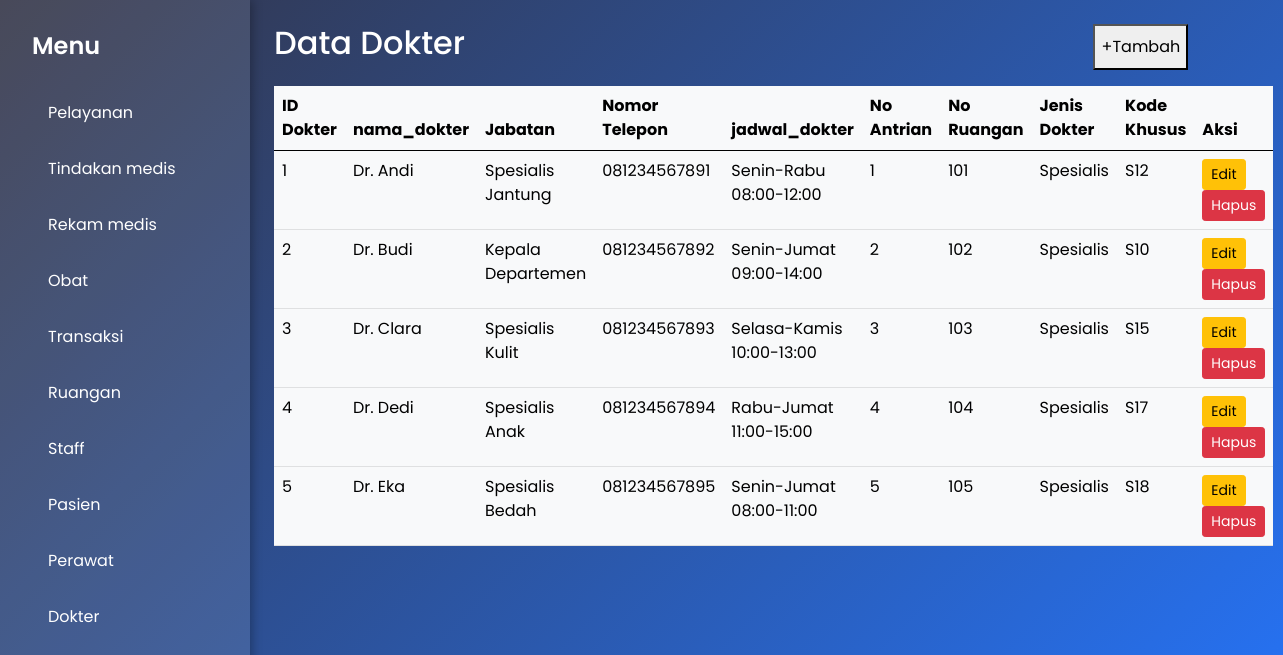
Screenshot of /dokter.php with the database file from the repository.
### tables this page shows
CREATE TABLE `dokter` (
  `id` int(11) NOT NULL,
  `nama_dokter` varchar(100) NOT NULL,
  `jabatan` varchar(100) NOT NULL,
  `no_telepon` varchar(15) NOT NULL,
  `jadwal_dokter` varchar(100) NOT NULL,
  `no_ruangan` int(11) NOT NULL,
  `no_antrian` int(11) NOT NULL,
  `jenis_dokter` varchar(50) DEFAULT NULL,
  `kodekhusus` varchar(50) DEFAULT NULL
);

### dokter.php (the view, shortened to what this page needs)
<?php
include("koneksi.php");
$query = 'SELECT * FROM dokter;';
$result = mysqli_query($koneksi, $query);
include 'layouts/header.php';
?>
<body>
  <div class="sidebar">
    <h2>Menu</h2>
    <div class="menu-item" onclick="window.location.href='pelayanan.php'">Pelayanan</div>
    <div class="menu-item" onclick="window.location.href='tindakanmedis.php'">Tindakan medis</div>
    <div class="menu-item" onclick="window.location.href='rekammedis.php'">Rekam medis</div>
    <div class="menu-item" onclick="window.location.href='obat.php'">Obat</div>
    <div class="menu-item" onclick="window.location.href='transaksi.php'">Transaksi</div>
    <div class="menu-item" onclick="window.location.href='ruangan.php'">Ruangan</div>
    <div class="menu-item" onclick="window.location.href='staff.php'">Staff</div>
    <div class="menu-item" onclick="window.location.href='pasien.php'">Pasien</div>
    <div class="menu-item" onclick="window.location.href='perawat.php'">Perawat</div>
    <div class="menu-item" onclick="window.location.href='dokter.php'">Dokter</div>
  </div>
<section class="p-4 ml-5 mr-5 w-75">
    <div class="d-flex flex-row justify-content-between">
        <h2>Data Dokter</h2>
        <button onclick="openModalDokter()">+Tambah</button>
    </div>
    <table class="table table-light mt-3">
        <thead>
            <tr>
                <th scope="col">ID Dokter</th>
                <th scope="col">nama_dokter</th>
                <th scope="col">Jabatan</th>
                <th scope="col">Nomor Telepon</th>
                <th scope="col">jadwal_dokter</th>
                <th scope="col">No Antrian</th>
                <th scope="col">No Ruangan</th>
                <th scope="col">Jenis Dokter</th>
                <th scope="col">Kode Khusus</th>
                <th scope="col">Aksi</th>
            </tr>
        </thead>
        <tbody id="dokterTableBody">
            <?php while ($dokter = mysqli_fetch_object($result)) { ?>
                <tr>
                    <td><?= $dokter->id ?></td>
                    <td><?= $dokter->nama_dokter ?></td>
                    <td><?= $dokter->jabatan ?></td>
                    <td><?= $dokter->no_telepon ?></td>
                    <td><?= $dokter->jadwal_dokter ?></td>
                    <td><?= $dokter->no_antrian ?></td>
                    <td><?= $dokter->no_ruangan ?></td>
                    <td><?= $dokter->jenis_dokter ?></td>
                    <td><?= $dokter->kodekhusus ?></td>
                    <td>
                        <button class="btn btn-warning btn-sm" onclick="toggleEditForm('<?= $dokter->id ?>')">Edit</button>
                        <button class="btn btn-danger btn-sm" onclick="openDeleteModal('<?= $dokter->id ?>')">Hapus</button>
                    </td>
                </tr>
            <?php } ?>
        </tbody>
    </table>
</section>

### Layouts/header.php (shortened to what this page needs)
<!DOCTYPE html>
<html lang="en">
<head>
    <link href="https://cdn.jsdelivr.net/npm/bootstrap@5.0.2/dist/css/bootstrap.min.css" rel="stylesheet">
</head>
<body>

### dokter.php (style rules this page uses)
* { box-sizing: border-box; }
body { margin: 0; font-family: 'Poppins', sans-serif; display: flex; min-height: 100vh; background: linear-gradient(135deg, #333446 0%, #2575fc 100%); color: #fff; }
.sidebar { width: 250px; background: rgba(255, 255, 255, 0.1); padding: 2rem; box-shadow: 2px 0 10px rgba(0, 0, 0, 0.3); display: flex; flex-direction: column; align-items: flex-start; }
.sidebar h2 { margin-bottom: 1.5rem; font-weight: 600; font-size: 1.5rem; text-align: left; }
.menu-item { margin: 0.5rem 0; padding: 0.5rem 1rem; border-radius: 8px; cursor: pointer; transition: background 0.3s ease; width: 100%; text-align: left; }

### rows the page displays
dokter: id "1", nama_dokter "Dr. Andi", jabatan "Spesialis Jantung", no_telepon "081234567891", jadwal_dokter "Senin-Rabu 08:00-12:00", no_antrian "1", no_ruangan "101", jenis_dokter "Spesialis", kodekhusus "S12"
dokter: id "2", nama_dokter "Dr. Budi", jabatan "Kepala Departemen", no_telepon "081234567892", jadwal_dokter "Senin-Jumat 09:00-14:00", no_antrian "2", no_ruangan "102", jenis_dokter "Spesialis", kodekhusus "S10"
dokter: id "3", nama_dokter "Dr. Clara", jabatan "Spesialis Kulit", no_telepon "081234567893", jadwal_dokter "Selasa-Kamis 10:00-13:00", no_antrian "3", no_ruangan "103", jenis_dokter "Spesialis", kodekhusus "S15"
dokter: id "4", nama_dokter "Dr. Dedi", jabatan "Spesialis Anak", no_telepon "081234567894", jadwal_dokter "Rabu-Jumat 11:00-15:00", no_antrian "4", no_ruangan "104", jenis_dokter "Spesialis", kodekhusus "S17"
dokter: id "5", nama_dokter "Dr. Eka", jabatan "Spesialis Bedah", no_telepon "081234567895", jadwal_dokter "Senin-Jumat 08:00-11:00", no_antrian "5", no_ruangan "105", jenis_dokter "Spesialis", kodekhusus "S18"
